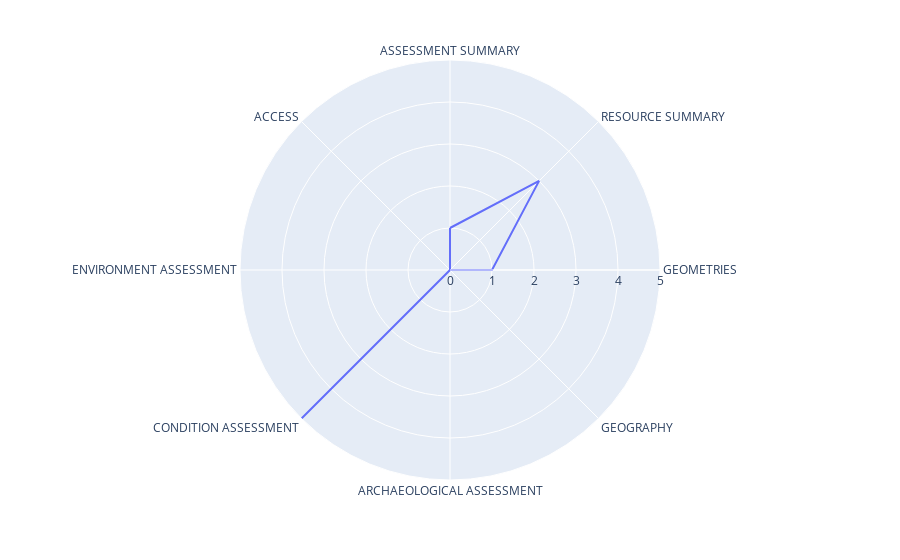

This figure's notebook cell:
### Markdown cell above
Show spider diagram with number of fields recorded

### Code cell
variable = df_res['field'].tolist()
value = df_res['nb_of_records'].tolist()
# Sample data
df = pd.DataFrame(dict(
    value = value,
    variable = variable))
fig = px.line_polar(df, r = 'value', theta = 'variable', line_close = True)
fig.show()

### Figure 1 — Plotly figure (JSON) as saved in the notebook; plotly's stock layout.template omitted (floating-point values rounded to 4 significant figures)
{"data": [{"hovertemplate": "value=%{r}<br>variable=%{theta}<extra></extra>", "legendgroup": "", "line": {"color": "#636efa", "dash": "solid"}, "marker": {"symbol": "circle"}, "mode": "lines", "name": "", "r": [1, 3, 1, 0, 0, 5, 0, 0, 1], "showlegend": false, "subplot": "polar", "theta": ["ASSESSMENT SUMMARY", "RESOURCE SUMMARY", "GEOMETRIES", "GEOGRAPHY", "ARCHAEOLOGICAL ASSESSMENT", "CONDITION ASSESSMENT", "ENVIRONMENT ASSESSMENT", "ACCESS", "ASSESSMENT SUMMARY"], "type": "scatterpolar"}], "layout": {"legend": {"tracegroupgap": 0}, "margin": {"t": 60}, "polar": {"angularaxis": {"direction": "clockwise", "rotation": 90}, "domain": {"x": [0, 1], "y": [0, 1]}}}}
